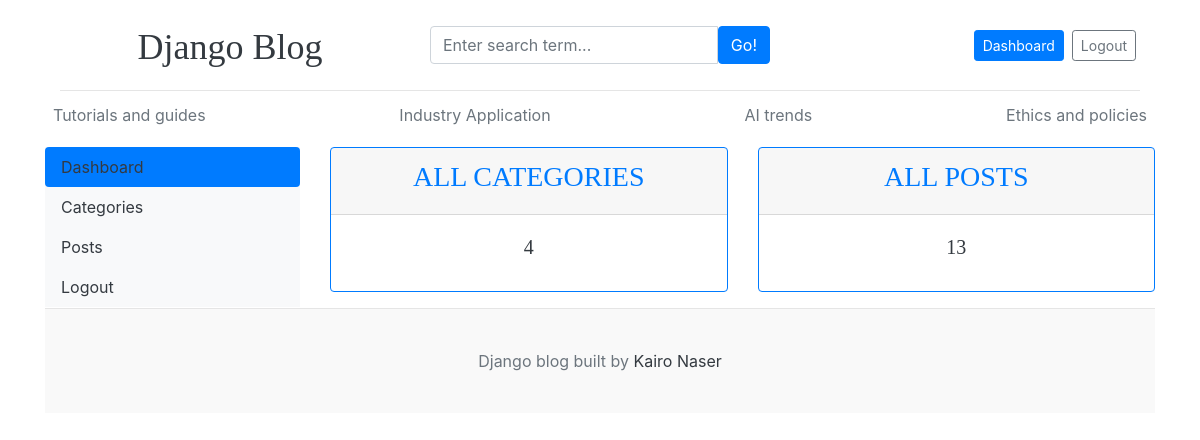
The page /dashboard/ (signed in) on the database its author committed.
### blogs/models.py (models this page shows, shortened)
class Category(models.Model):
    category_name = models.CharField(max_length=50, unique=True)
    created_at = models.DateTimeField(auto_now_add=True)
    updated_at = models.DateTimeField(auto_now=True)
    class Meta:
        verbose_name_plural ='Categories'

### dashboard/views.py (the view)
# urls.py: path('dashboard/',include('dashboard.urls')),
@login_required(login_url='login')
def dashboard(request):
    category_count = Category.objects.all().count
    blogs_count = Blogs.objects.all().count
    context= {
        'category_count':  category_count,
        'blogs_count':blogs_count
    }
    return render(request, 'dashboard/dashboard.html' , context)

### blogs/context_processors.py (called while the page is built)
def get_categories(request):
    categories = Category.objects.all()
    return dict(categories=categories)

### templates/dashboard/dashboard.html
{% extends 'base/base.html' %}
{% block content %}
<div class="row">
    {% include './leftside.html' %}
      <div class="col-md-9">
        <div class="row">
            <div class="col">
                <div class="card border-primary mb-3">
                    <div class="card-header text-center text-uppercase font-weight-bold" >
                        <h3 class="text-center text-primary">All categories</h3>
                    </div>
                    <div class="card-body text-dark">
                        <h5 class="card-title text-center">{{ category_count}}</h5>
                    </div>
                </div>
            </div>
            <div class="col">
                <div class="card border-primary mb-3">
                    <div class="card-header text-center text-uppercase font-weight-bold" >
                        <h3 class="text-center text-primary">All Posts</h3>
                    </div>
                    <div class="card-body text-dark">
                        <h5 class="card-title text-center">{{blogs_count }}</h5>
                    </div>
                </div>
            </div>
        </div>
      </div>
</div>
{% endblock %}

### templates/base/header.html (shortened to what this page needs)
{%load static%}
<!DOCTYPE html>
<html lang="en">
<head>
    <link href="https://getbootstrap.com/docs/4.0/dist/css/bootstrap.min.css" rel="stylesheet">
    <link rel="stylesheet" href="{%static 'css/blog.css'%}">
    <link rel="stylesheet" href="https://cdnjs.cloudflare.com/ajax/libs/font-awesome/6.6.0/css/fontawesome.min.css" />
    <link rel="stylesheet" href="https://cdnjs.cloudflare.com/ajax/libs/font-awesome/4.7.0/css/font-awesome.min.css">
  </head>
<body>
    <div class="container"><div class="container">
      <header class="blog-header py-3">
        <div class="row justify-content-between align-items-center">
          <div class="col-12 col-md-4 pt-1 text-center text-md-start">
            <a class="blog-header-logo text-dark" href="/">Django Blog</a>
          </div>
          <div class="col-12 col-md-4 my-2 my-md-0">
            <form action="{% url 'search' %}" method="GET" class="d-flex justify-content-center">
              <div class="input-group">
                <input
                  class="form-control"
                  name="keyword"
                  type="text"
                  placeholder="Enter search term..."
                  aria-label="Enter search term..."
                  aria-describedby="button-search"
                  required
                />
                <button type="submit" class="btn btn-primary" id="button-search">Go!</button>
              </div>
            </form>
          </div>
          <div class="col-12 col-md-4 d-flex justify-content-center justify-content-md-end align-items-center">
            {% if not user.is_authenticated %}
            <a class="btn btn-sm btn-primary mx-1" href="{% url 'login' %}">Login</a>
            <a class="btn btn-sm btn-outline-secondary mx-1" href="{% url 'register' %}">Register</a>
            {% else %}
            <a href="{% url 'dashboard' %}" class="btn btn-sm btn-primary mx-1">Dashboard</a>
            <a href="{% url 'logout' %}" class="btn btn-sm btn-outline-secondary mx-1">Logout</a>
            {% endif %}
          </div>
        </div>
      </header>
    </div>
      <div class="nav-scroller py-1 mb-2">
        <nav class="nav d-flex justify-content-between">
          {%for cat in categories%}
          <a class="p-2 text-muted" href="{% url 'posts_by_category' cat.id %}">{{cat.category_name}}</a>
         {%endfor%}
        </nav>
      </div>

### templates/base/header.html (style rules this page uses)
.blog-header { border-bottom: 1px solid #e5e5e5; }
.blog-header-logo { font-family: "Playfair Display", Georgia, "Times New Roman", serif; font-size: 2.25rem; }
h1, h2, h3, h4, h5, h6 { font-family: "Playfair Display", Georgia, "Times New Roman", serif; }

### rows shown on the page
Category: category_name "Tutorials and guides"
Category: category_name "Industry Application"
Category: category_name "AI trends"
Category: category_name "Ethics and policies"

### other values the page prints
{{ category_count }} "4"
{{ blogs_count }} "13"
